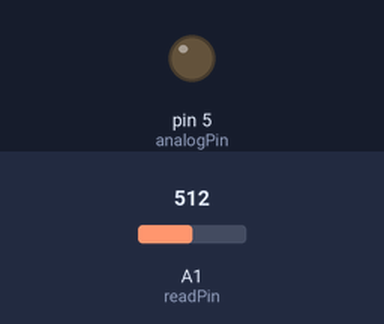
Bench run of a sketch on a simulated Arduino Uno, built with avr-gcc and run on an emulated ATmega328P. Parts: output pins drawn as LEDs (lit = HIGH). The inputs (shaded band) are chosen by the test bench; at power-on: A1 (readPin) = 512.

Above: at 1.2 s.
1.3 s: A1 (readPin) set to 716
At 2.4 s:
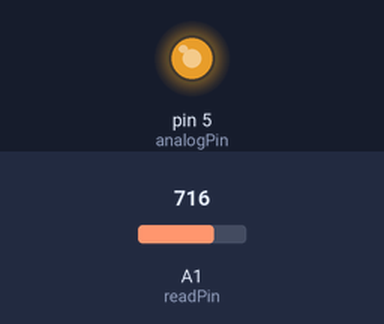
2.8 s: A1 (readPin) set to 757
At 3.5 s:
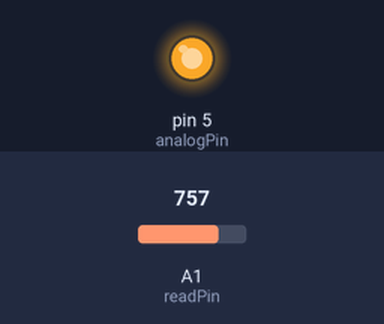
4.3 s: A1 (readPin) set to 768
At 4.7 s:
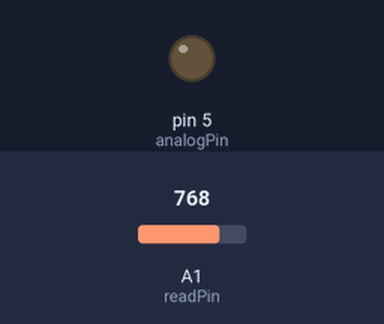
5.8 s: A1 (readPin) set to 900
At 7.0 s:
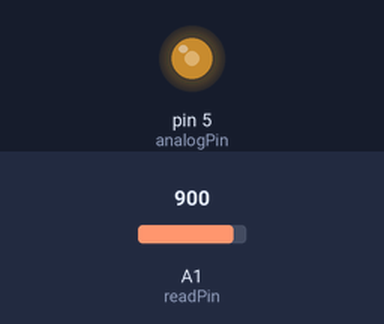
7.3 s: A1 (readPin) set to 306
At 8.2 s:
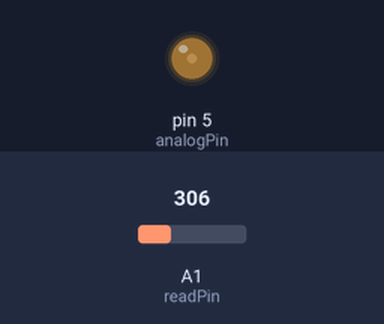
8.8 s: A1 (readPin) set to 0
At 9.3 s:
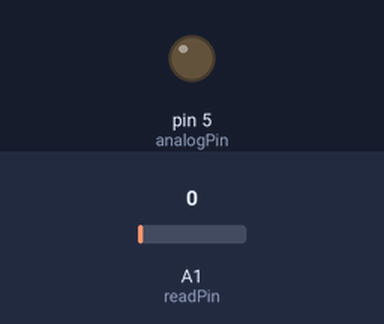
Timing chart, 0 to 11.3 s (numbered marks = the images above; inputs shaded):
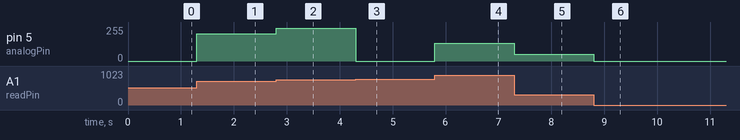

The sketch:

Experimento04.ino
```cpp
int analogPin = 5;
int readPin = A1;
int val = 0;

void setup() {
  pinMode(analogPin,OUTPUT);
  pinMode(readPin,INPUT);

}

void loop() {
    val = analogRead(readPin);
    analogWrite(analogPin,val);

}
```

Measured:
- the behaviour switches between 767 and 768 on A1 (readPin) (found by bisection; images 2 and 3)
- after the input at 1.3 s, pin 5 (analogPin): 0/255 → 204/255 at once
- after the input at 2.8 s, pin 5 (analogPin): 204/255 → 245/255 at once
- after the input at 4.3 s, pin 5 (analogPin): 245/255 → 0/255 at once
- after the input at 5.8 s, pin 5 (analogPin): 0/255 → 132/255 at once
- after the input at 7.3 s, pin 5 (analogPin): 132/255 → 50/255 at once
- after the input at 8.8 s, pin 5 (analogPin): 50/255 → 0/255 at once
